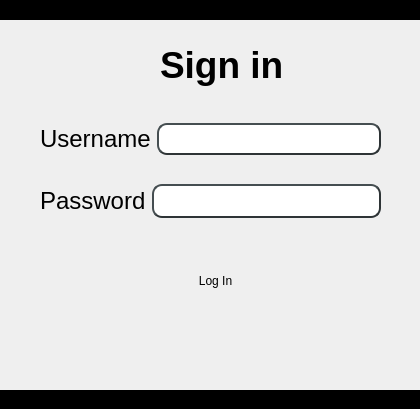
<?xml version="1.0" encoding="UTF-8"?>
<ui version="4.0">
 <class>Clogin</class>
 <widget class="QDialog" name="Clogin">
  <property name="geometry">
   <rect>
    <x>0</x>
    <y>0</y>
    <width>420</width>
    <height>409</height>
   </rect>
  </property>
  <property name="minimumSize">
   <size>
    <width>420</width>
    <height>409</height>
   </size>
  </property>
  <property name="maximumSize">
   <size>
    <width>420</width>
    <height>409</height>
   </size>
  </property>
  <property name="windowTitle">
   <string>Log In</string>
  </property>
  <widget class="QPushButton" name="LogInButton">
   <property name="geometry">
    <rect>
     <x>150</x>
     <y>260</y>
     <width>131</width>
     <height>41</height>
    </rect>
   </property>
   <property name="styleSheet">
    <string notr="true">font: 75 italic 21pt &quot;URW Chancery L&quot;;

border: 1px solid &quot;+getRGBhexColor(palyellow.shadow().color())+&quot;; border-radius: 5px;</string>
   </property>
   <property name="text">
    <string>Log In</string>
   </property>
   <property name="icon">
    <iconset resource="doc.qrc">
     <normaloff>:/doc/Businessman_Safe_Secure_Protected_User_Lock_Person-512.png</normaloff>:/doc/Businessman_Safe_Secure_Protected_User_Lock_Person-512.png</iconset>
   </property>
   <property name="iconSize">
    <size>
     <width>45</width>
     <height>45</height>
    </size>
   </property>
  </widget>
  <widget class="QLabel" name="label_3">
   <property name="geometry">
    <rect>
     <x>160</x>
     <y>40</y>
     <width>121</width>
     <height>51</height>
    </rect>
   </property>
   <property name="styleSheet">
    <string notr="true">
font: 100  italic 30pt &quot;URW Chancery L&quot;;</string>
   </property>
   <property name="text">
    <string>&lt;html&gt;&lt;head/&gt;&lt;body&gt;&lt;p&gt;&lt;span style=&quot; font-size:28pt; font-weight:600;&quot;&gt;Sign in&lt;/span&gt;&lt;/p&gt;&lt;/body&gt;&lt;/html&gt;</string>
   </property>
  </widget>
  <widget class="QWidget" name="layoutWidget">
   <property name="geometry">
    <rect>
     <x>40</x>
     <y>100</y>
     <width>341</width>
     <height>141</height>
    </rect>
   </property>
   <layout class="QVBoxLayout" name="verticalLayout">
    <item>
     <layout class="QHBoxLayout" name="horizontalLayout">
      <item>
       <widget class="QLabel" name="usernamelabel">
        <property name="styleSheet">
         <string notr="true">font: 57 italic 16pt &quot;URW Chancery L&quot;;</string>
        </property>
        <property name="text">
         <string>&lt;html&gt;&lt;head/&gt;&lt;body&gt;&lt;p&gt;&lt;span style=&quot; font-size:18pt;&quot;&gt;Username&lt;/span&gt;&lt;/p&gt;&lt;/body&gt;&lt;/html&gt;</string>
        </property>
       </widget>
      </item>
      <item>
       <widget class="QLineEdit" name="usernamelineEdit">
        <property name="styleSheet">
         <string notr="true">
   background-color: white;
    border-style: outset;
    border-width: 2px;
    border-radius: 10px;
    border-color: rgb(46, 52, 54);

    min-width: 10em;
    padding: 6px;
</string>
        </property>
       </widget>
      </item>
     </layout>
    </item>
    <item>
     <layout class="QHBoxLayout" name="horizontalLayout_2">
      <item>
       <widget class="QLabel" name="passwordlabel">
        <property name="styleSheet">
         <string notr="true">font: 57 italic 16pt &quot;URW Chancery L&quot;;</string>
        </property>
        <property name="text">
         <string>&lt;html&gt;&lt;head/&gt;&lt;body&gt;&lt;p&gt;&lt;span style=&quot; font-size:18pt;&quot;&gt;Password&lt;/span&gt;&lt;/p&gt;&lt;/body&gt;&lt;/html&gt;</string>
        </property>
       </widget>
      </item>
      <item>
       <widget class="QLineEdit" name="PasswordlineEdit">
        <property name="styleSheet">
         <string notr="true">background-color: white;
    border-style: outset;
    border-width: 2px;
    border-radius: 10px;
    border-color: rgb(46, 52, 54);
    font: 14px;
    min-width: 10em;
    padding: 6px;</string>
        </property>
        <property name="echoMode">
         <enum>QLineEdit::Password</enum>
        </property>
       </widget>
      </item>
     </layout>
    </item>
   </layout>
  </widget>
  <widget class="QLabel" name="label">
   <property name="geometry">
    <rect>
     <x>30</x>
     <y>30</y>
     <width>141</width>
     <height>21</height>
    </rect>
   </property>
   <property name="text">
    <string/>
   </property>
  </widget>
  <widget class="Line" name="line">
   <property name="geometry">
    <rect>
     <x>0</x>
     <y>390</y>
     <width>421</width>
     <height>20</height>
    </rect>
   </property>
   <property name="styleSheet">
    <string notr="true">background-color:rgb(0, 0, 0);</string>
   </property>
   <property name="orientation">
    <enum>Qt::Horizontal</enum>
   </property>
  </widget>
  <widget class="Line" name="line_2">
   <property name="geometry">
    <rect>
     <x>0</x>
     <y>0</y>
     <width>421</width>
     <height>20</height>
    </rect>
   </property>
   <property name="styleSheet">
    <string notr="true">background-color:rgb(0, 0, 0);</string>
   </property>
   <property name="orientation">
    <enum>Qt::Horizontal</enum>
   </property>
  </widget>
  <zorder>label_3</zorder>
  <zorder>layoutWidget</zorder>
  <zorder>LogInButton</zorder>
  <zorder>label</zorder>
  <zorder>line</zorder>
  <zorder>line_2</zorder>
 </widget>
 <resources>
  <include location="doc.qrc"/>
 </resources>
 <connections/>
</ui>
